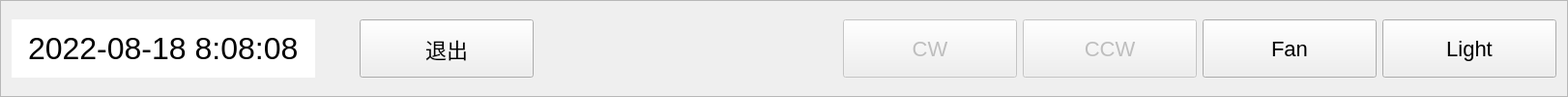
     <widget class="QFrame" name="frame">
      <property name="sizePolicy">
       <sizepolicy hsizetype="Preferred" vsizetype="MinimumExpanding">
        <horstretch>0</horstretch>
        <verstretch>0</verstretch>
       </sizepolicy>
      </property>
      <property name="minimumSize">
       <size>
        <width>1080</width>
        <height>60</height>
       </size>
      </property>
      <property name="maximumSize">
       <size>
        <width>16777215</width>
        <height>110</height>
       </size>
      </property>
      <property name="font">
       <font>
        <family>Arial</family>
        <pointsize>12</pointsize>
       </font>
      </property>
      <property name="styleSheet">
       <string notr="true">QPushButton{font:22px;}</string>
      </property>
      <property name="frameShape">
       <enum>QFrame::StyledPanel</enum>
      </property>
      <property name="frameShadow">
       <enum>QFrame::Raised</enum>
      </property>
      <layout class="QGridLayout" name="gridLayout_24">
       <property name="topMargin">
        <number>0</number>
       </property>
       <property name="bottomMargin">
        <number>0</number>
       </property>
       <property name="verticalSpacing">
        <number>0</number>
       </property>
       <item row="1" column="0">
        <widget class="QDateTimeEdit" name="dateTimeEdit">
         <property name="sizePolicy">
          <sizepolicy hsizetype="Preferred" vsizetype="Fixed">
           <horstretch>0</horstretch>
           <verstretch>0</verstretch>
          </sizepolicy>
         </property>
         <property name="minimumSize">
          <size>
           <width>0</width>
           <height>60</height>
          </size>
         </property>
         <property name="font">
          <font>
           <family>Arial</family>
           <pointsize>24</pointsize>
           <kerning>false</kerning>
          </font>
         </property>
         <property name="autoFillBackground">
          <bool>false</bool>
         </property>
         <property name="styleSheet">
          <string notr="true"/>
         </property>
         <property name="wrapping">
          <bool>false</bool>
         </property>
         <property name="frame">
          <bool>false</bool>
         </property>
         <property name="alignment">
          <set>Qt::AlignCenter</set>
         </property>
         <property name="readOnly">
          <bool>true</bool>
         </property>
         <property name="buttonSymbols">
          <enum>QAbstractSpinBox::NoButtons</enum>
         </property>
         <property name="specialValueText">
          <string notr="true"/>
         </property>
         <property name="accelerated">
          <bool>false</bool>
         </property>
         <property name="keyboardTracking">
          <bool>false</bool>
         </property>
         <property name="showGroupSeparator" stdset="0">
          <bool>false</bool>
         </property>
         <property name="dateTime">
          <datetime>
           <hour>8</hour>
           <minute>8</minute>
           <second>8</second>
           <year>2022</year>
           <month>8</month>
           <day>18</day>
          </datetime>
         </property>
         <property name="currentSection">
          <enum>QDateTimeEdit::YearSection</enum>
         </property>
         <property name="displayFormat">
          <string notr="true">yyyy-MM-dd H:mm:ss</string>
         </property>
         <property name="currentSectionIndex">
          <number>0</number>
         </property>
        </widget>
       </item>
       <item row="1" column="4">
        <spacer name="horizontalSpacer">
         <property name="orientation">
          <enum>Qt::Horizontal</enum>
         </property>
         <property name="sizeHint" stdset="0">
          <size>
           <width>274</width>
           <height>20</height>
          </size>
         </property>
        </spacer>
       </item>
       <item row="1" column="1">
        <spacer name="horizontalSpacer_5">
         <property name="orientation">
          <enum>Qt::Horizontal</enum>
         </property>
         <property name="sizeHint" stdset="0">
          <size>
           <width>40</width>
           <height>20</height>
          </size>
         </property>
        </spacer>
       </item>
       <item row="1" column="6">
        <widget class="QPushButton" name="pushButton_3">
         <property name="enabled">
          <bool>false</bool>
         </property>
         <property name="sizePolicy">
          <sizepolicy hsizetype="Preferred" vsizetype="Fixed">
           <horstretch>0</horstretch>
           <verstretch>0</verstretch>
          </sizepolicy>
         </property>
         <property name="minimumSize">
          <size>
           <width>180</width>
           <height>60</height>
          </size>
         </property>
         <property name="text">
          <string>CCW</string>
         </property>
        </widget>
       </item>
       <item row="1" column="3">
        <spacer name="horizontalSpacer_6">
         <property name="orientation">
          <enum>Qt::Horizontal</enum>
         </property>
         <property name="sizeHint" stdset="0">
          <size>
           <width>40</width>
           <height>20</height>
          </size>
         </property>
        </spacer>
       </item>
       <item row="1" column="5">
        <widget class="QPushButton" name="pushButton_2">
         <property name="enabled">
          <bool>false</bool>
         </property>
         <property name="sizePolicy">
          <sizepolicy hsizetype="Preferred" vsizetype="Fixed">
           <horstretch>0</horstretch>
           <verstretch>0</verstretch>
          </sizepolicy>
         </property>
         <property name="minimumSize">
          <size>
           <width>180</width>
           <height>60</height>
          </size>
         </property>
         <property name="text">
          <string>CW</string>
         </property>
        </widget>
       </item>
       <item row="1" column="2">
        <widget class="QPushButton" name="pushButton">
         <property name="sizePolicy">
          <sizepolicy hsizetype="Preferred" vsizetype="Fixed">
           <horstretch>0</horstretch>
           <verstretch>0</verstretch>
          </sizepolicy>
         </property>
         <property name="minimumSize">
          <size>
           <width>180</width>
           <height>60</height>
          </size>
         </property>
         <property name="text">
          <string>退出</string>
         </property>
        </widget>
       </item>
       <item row="1" column="7">
        <widget class="QPushButton" name="pushButton_4">
         <property name="sizePolicy">
          <sizepolicy hsizetype="Preferred" vsizetype="Fixed">
           <horstretch>0</horstretch>
           <verstretch>0</verstretch>
          </sizepolicy>
         </property>
         <property name="minimumSize">
          <size>
           <width>180</width>
           <height>60</height>
          </size>
         </property>
         <property name="text">
          <string>Fan</string>
         </property>
         <property name="checkable">
          <bool>true</bool>
         </property>
        </widget>
       </item>
       <item row="1" column="8">
        <widget class="QPushButton" name="pushButton_5">
         <property name="sizePolicy">
          <sizepolicy hsizetype="Preferred" vsizetype="Fixed">
           <horstretch>0</horstretch>
           <verstretch>0</verstretch>
          </sizepolicy>
         </property>
         <property name="minimumSize">
          <size>
           <width>180</width>
           <height>60</height>
          </size>
         </property>
         <property name="text">
          <string>Light</string>
         </property>
         <property name="checkable">
          <bool>true</bool>
         </property>
        </widget>
       </item>
      </layout>
     </widget>
